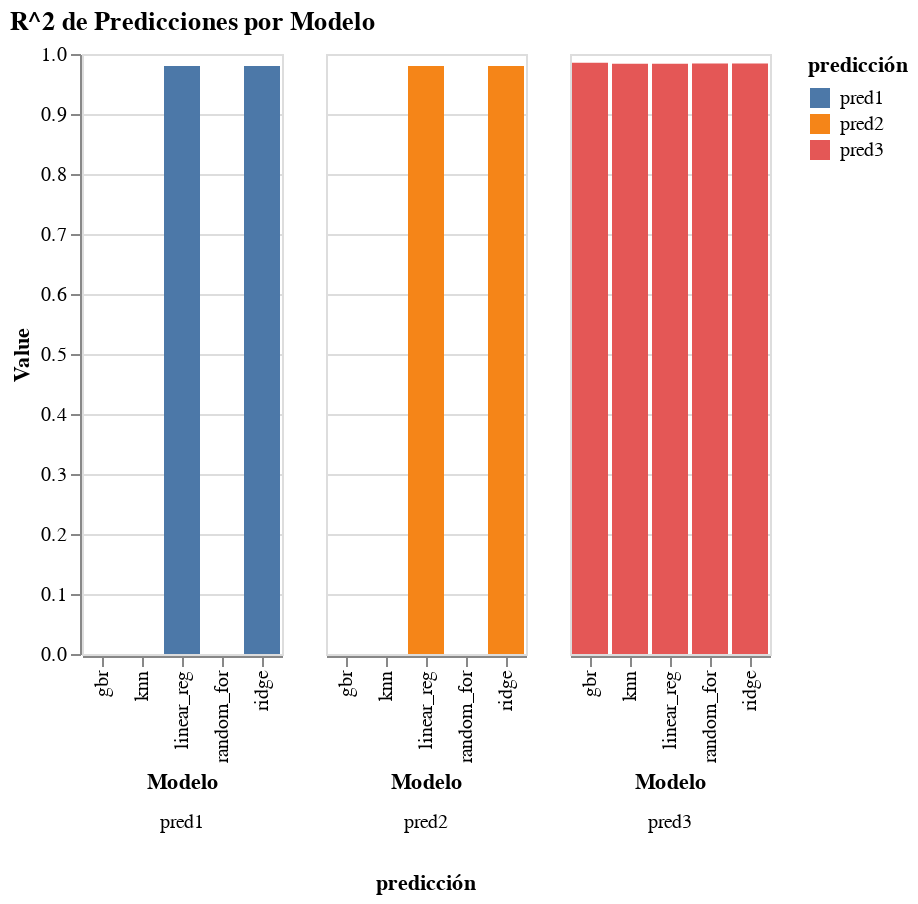

Notebook code cell kept with this figure:
### Code cell
# Melt the dataframe to long format for easier plotting
resultados_melted2 = resultadosR2.melt(id_vars='Modelo', var_name='predicción', value_name='Value')

chart2 = alt.Chart(resultados_melted2).mark_bar().encode(
    # Set the x-axis to the Model column
    x='Modelo:N',
    # Set the y-axis to the Value column
    y='Value:Q',
    # Color the bars based on the Prediction column
    color='predicción:N',
    # Use the Prediction column to create separate columns for each prediction
    column=alt.Column('predicción:N', header=alt.Header(titleOrient="bottom", labelOrient="bottom"))
).properties(
    title='R^2 de Predicciones por Modelo'
)

chart2

### Figure 1 — Vega-Lite specification as saved in the notebook (floating-point values rounded to 4 significant figures)
{"config": {"view": {"continuousWidth": 300, "continuousHeight": 300}}, "data": {"name": "data-17a77ea5dda01eb6a36e82b58e615bea"}, "mark": {"type": "bar"}, "encoding": {"color": {"field": "predicción", "type": "nominal"}, "column": {"field": "predicción", "header": {"labelOrient": "bottom", "titleOrient": "bottom"}, "type": "nominal"}, "x": {"field": "Modelo", "type": "nominal"}, "y": {"field": "Value", "type": "quantitative"}}, "title": "R^2 de Predicciones por Modelo", "$schema": "https://vega.github.io/schema/vega-lite/v5.20.1.json", "datasets": {"data-17a77ea5dda01eb6a36e82b58e615bea": [{"Modelo": "linear_reg", "predicción": "pred1", "Value": 0.98}, {"Modelo": "ridge", "predicción": "pred1", "Value": 0.98}, {"Modelo": "knn", "predicción": "pred1", "Value": 0.0}, {"Modelo": "random_for", "predicción": "pred1", "Value": 0.0}, {"Modelo": "gbr", "predicción": "pred1", "Value": 0.0}, {"Modelo": "linear_reg", "predicción": "pred2", "Value": 0.9799}, {"Modelo": "ridge", "predicción": "pred2", "Value": 0.9799}, {"Modelo": "knn", "predicción": "pred2", "Value": 0.0}, {"Modelo": "random_for", "predicción": "pred2", "Value": 0.0}, {"Modelo": "gbr", "predicción": "pred2", "Value": 0.0}, {"Modelo": "linear_reg", "predicción": "pred3", "Value": 0.9839}, {"Modelo": "ridge", "predicción": "pred3", "Value": 0.984}, {"Modelo": "knn", "predicción": "pred3", "Value": 0.9839}, {"Modelo": "random_for", "predicción": "pred3", "Value": 0.984}, {"Modelo": "gbr", "predicción": "pred3", "Value": 0.9852}]}}
